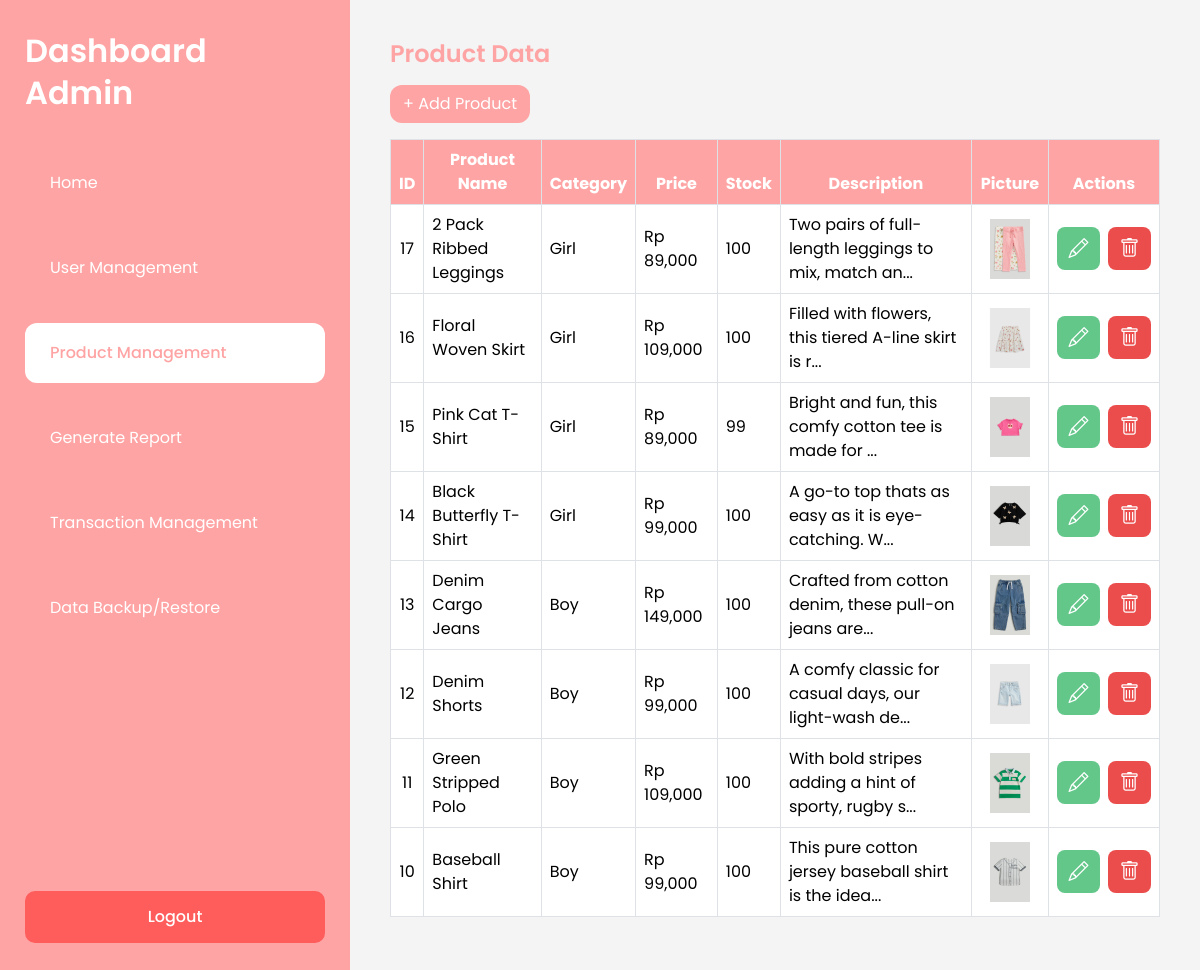
The page /admin/product-management.php (signed in) on the database its author committed.
### tables this page shows
CREATE TABLE `products` (
  `id` int(11) NOT NULL,
  `name` varchar(100) NOT NULL,
  `description` text DEFAULT NULL,
  `category` varchar(100) NOT NULL,
  `price` decimal(10,2) NOT NULL,
  `stock` int(11) NOT NULL,
  `image` varchar(255) NOT NULL,
  `created_at` timestamp NOT NULL DEFAULT current_timestamp()
);

### admin/product-management.php (the view, shortened to what this page needs)
<?php
require_once '../config/database.php';
$products = mysqli_query($conn, "SELECT * FROM products ORDER BY id DESC");
?>
<!DOCTYPE html>
<html>
<head>
<link href="https://cdn.jsdelivr.net/npm/bootstrap@5.3.3/dist/css/bootstrap.min.css" rel="stylesheet">
<link href="https://cdn.jsdelivr.net/npm/bootstrap-icons/font/bootstrap-icons.css" rel="stylesheet">
</head>
<body>
<div class="d-flex min-vh-100">
<?php include 'sidebar.php'; ?>
<div class="content">
<h4 class="page-title mb-3">Product Data</h4>
<button class="btn btn-pink mb-3" data-bs-toggle="modal" data-bs-target="#addProduct"> + Add Product
</button>
<div class="table-responsive">
<table class="table table-bordered align-middle">
<thead>
<tr>
<th>ID</th>
<th>Product Name</th>
<th>Category</th>
<th>Price</th>
<th>Stock</th>
<th>Description</th>
<th>Picture</th>
<th>Actions</th>
</tr>
</thead>
<tbody>
<?php while($row = mysqli_fetch_assoc($products)) : ?>
<tr>
<td class="text-center"><?= $row['id'] ?></td>
<td><?= $row['name'] ?></td>
<td><?= $row['category'] ?></td>
<td>Rp <?= number_format($row['price']) ?></td>
<td><?= $row['stock'] ?></td>
<td>
<?= substr($row['description'],0,50); ?>...
</td>
<td class="text-center">
<img src="../assets/uploads/<?= $row['image'] ?>" class="product-img">
</td>
<td class="text-center">
<div class="d-flex justify-content-center gap-2">
<div class="action-box action-edit"
data-bs-toggle="modal"
data-bs-target="#editProduct"
data-id="<?= $row['id'] ?>"
data-name="<?= $row['name'] ?>"
data-category="<?= $row['category'] ?>"
data-price="<?= $row['price'] ?>"
data-stock="<?= $row['stock'] ?>"
data-description="<?= htmlspecialchars($row['description']) ?>">
<i class="bi bi-pencil"></i>
</div>
<div class="action-box action-delete"
     data-bs-toggle="modal"
     data-bs-target="#deleteProduct"
     data-id="<?= $row['id'] ?>"
     data-name="<?= $row['name'] ?>">
     <i class="bi bi-trash"></i>
</div>
</div>
</td>
</tr>
<?php endwhile; ?>
</tbody>
</table>
</div>
</div>
</div>
</body>
</html>

### admin/product-management.php (style rules this page uses)
body { font-family: Poppins; background:#f4f4f4; overflow: hidden; }
.content { padding:40px; flex:1; }
.page-title { color:#FFA4A4; font-weight:600; }
.btn-pink { background:#FFA4A4; color:#fff; border-radius:12px; }
.table thead th { background:#FFA4A4 !important; color:white !important; text-align:center; }
.action-box { width:43px; height:43px; border-radius:8px; display:flex; align-items:center; justify-content:center; color:#fff; cursor:pointer; }
.action-edit { background:#63C78A; }
.action-delete { background:#EB4C4C; }
.action-box i { font-size:20px; }
.product-img { width:60px; height:60px; object-fit:cover; border-radius:8px; }

### rows shown on the page
products: id "17", name "2 Pack Ribbed Leggings", category "Girl", price "89,000", stock "100", description "Two pairs of full-length leggings to mix, match an", image (picture)
products: id "16", name "Floral Woven Skirt", category "Girl", price "109,000", stock "100", description "Filled with flowers, this tiered A-line skirt is r", image (picture)
products: id "15", name "Pink Cat T-Shirt", category "Girl", price "89,000", stock "99", description "Bright and fun, this comfy cotton tee is made for", image (picture)
products: id "14", name "Black Butterfly T-Shirt", category "Girl", price "99,000", stock "100", description "A go-to top thats as easy as it is eye-catching. W", image (picture)
products: id "13", name "Denim Cargo Jeans", category "Boy", price "149,000", stock "100", description "Crafted from cotton denim, these pull-on jeans are", image (picture)
products: id "12", name "Denim Shorts", category "Boy", price "99,000", stock "100", description "A comfy classic for casual days, our light-wash de", image (picture)
products: id "11", name "Green Stripped Polo", category "Boy", price "109,000", stock "100", description "With bold stripes adding a hint of sporty, rugby s", image (picture)
products: id "10", name "Baseball Shirt", category "Boy", price "99,000", stock "100", description "This pure cotton jersey baseball shirt is the idea", image (picture)
